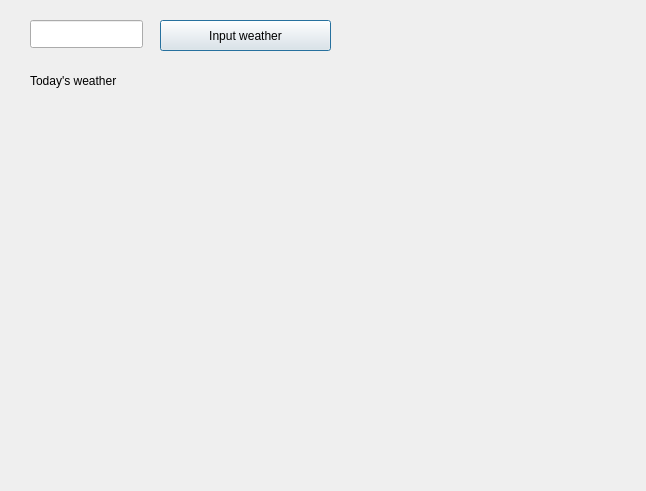
<?xml version="1.0" encoding="UTF-8"?>
<ui version="4.0">
 <class>WeathDia</class>
 <widget class="QDialog" name="WeathDia">
  <property name="geometry">
   <rect>
    <x>0</x>
    <y>0</y>
    <width>646</width>
    <height>491</height>
   </rect>
  </property>
  <property name="windowTitle">
   <string>Dialog</string>
  </property>
  <widget class="QLabel" name="label">
   <property name="geometry">
    <rect>
     <x>30</x>
     <y>60</y>
     <width>181</width>
     <height>41</height>
    </rect>
   </property>
   <property name="text">
    <string>Today's weather</string>
   </property>
  </widget>
  <widget class="QLineEdit" name="lineEdit">
   <property name="geometry">
    <rect>
     <x>30</x>
     <y>20</y>
     <width>113</width>
     <height>28</height>
    </rect>
   </property>
  </widget>
  <widget class="QPushButton" name="pushButton">
   <property name="geometry">
    <rect>
     <x>160</x>
     <y>20</y>
     <width>171</width>
     <height>31</height>
    </rect>
   </property>
   <property name="text">
    <string>Input weather</string>
   </property>
  </widget>
 </widget>
 <resources/>
 <connections/>
</ui>
